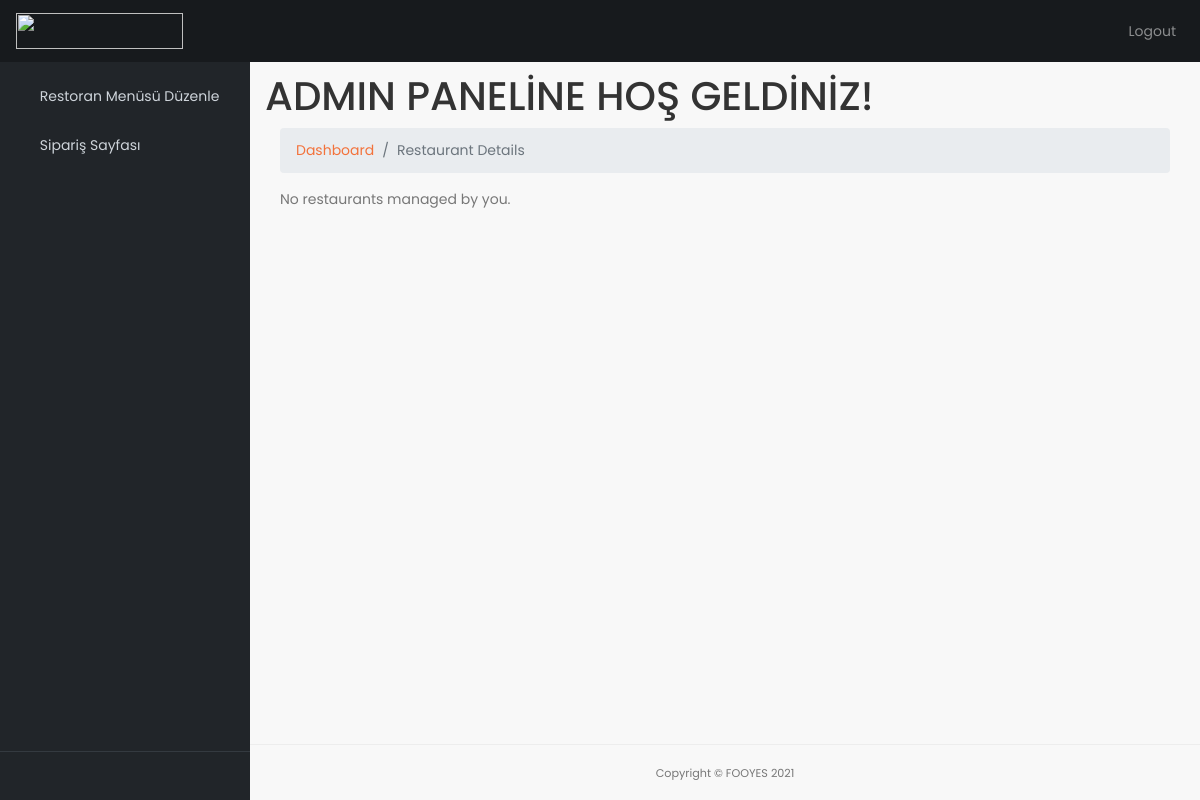
The app's page /adminmain/ (signed in), older data.
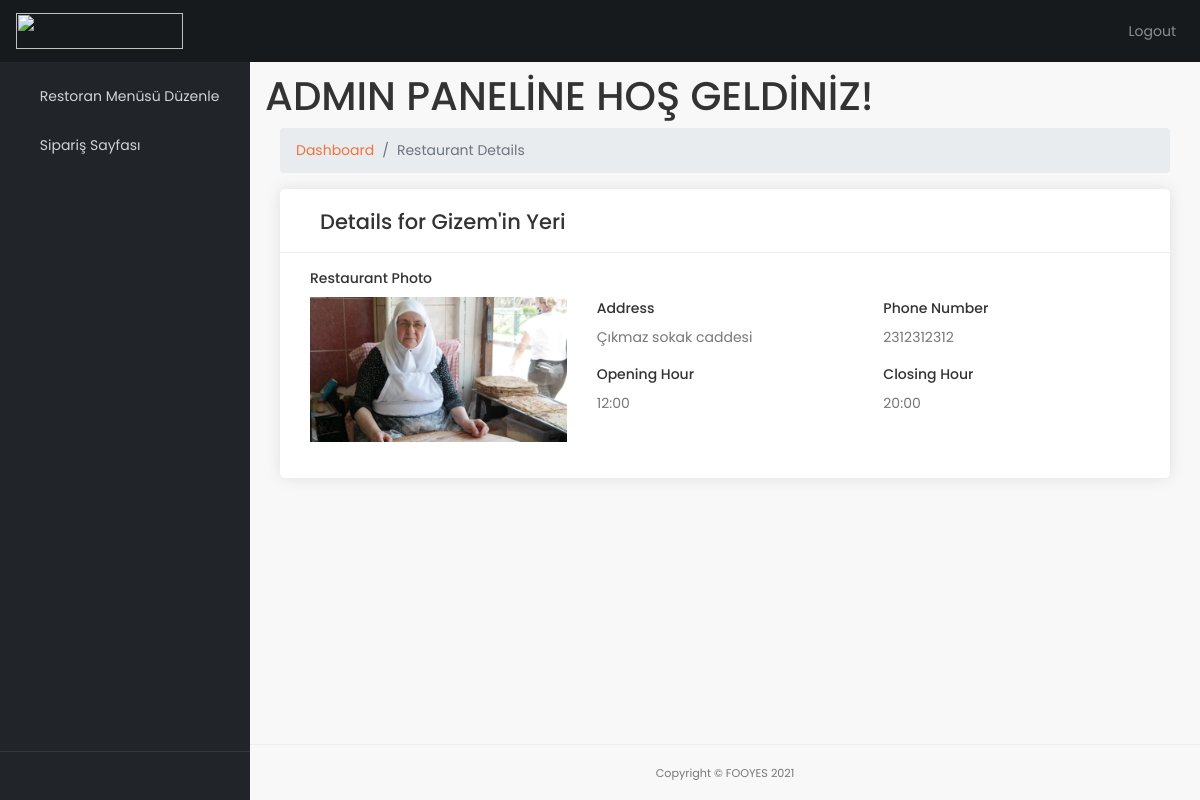
The same page, newer data.
### restaurants/models.py (models this page shows, shortened)
class Restaurant(models.Model):
    name = models.CharField(max_length=150)
    name_slug = AutoSlugField(populate_from='name', unique=True, editable=True, blank=True)
    category = models.ForeignKey(Restaurant_Category, on_delete=models.CASCADE, related_name='restaurants')
    score = models.DecimalField(max_digits=3, decimal_places=1, validators=[MinValueValidator(Decimal('0.1')), MaxValueValidator(Decimal('10.0'))])
    restaurant_image = models.ImageField(upload_to='restaurant/img')
    address = models.CharField(max_length=255)
    province = models.CharField(max_length=255)
    phone_number = models.CharField(max_length=10, validators=[RegexValidator(regex='^\d{10}$')])
    delivery_fee = models.DecimalField(max_digits=6, decimal_places=2, validators=[MinValueValidator(Decimal('0.01'))])
    payment_methods = models.CharField(max_length=255)
    opening_hour = models.TimeField()
    closing_hour = models.TimeField()
    minimum_order_amount = models.DecimalField(max_digits=6, decimal_places=2, validators=[MinValueValidator(Decimal('0.01'))])
    is_open = models.BooleanField(default=True)
    created_at = models.DateTimeField(auto_now_add=True)
    updated_at = models.DateTimeField(auto_now=True)
    manager = models.ForeignKey(settings.AUTH_USER_MODEL, on_delete=models.SET_NULL, related_name='managed_restaurants',null=True, blank=True,limit_choices_to={'is_staff': True} )
    class Meta:
        db_table = 'restaurant'
        verbose_name = 'Restaurant'
        verbose_name_plural = 'Restaurants'

### restaurants/views.py (the view)
# urls.py: path('adminmain/', views.adminmain, name='adminmain'),
@login_required(login_url='staff-login')
def adminmain(request):
    user = request.user
    if user.is_authenticated and user.is_staff:
        restaurants = Restaurant.objects.filter(manager=request.user)
    else:
        restaurants = Restaurant.objects.none()
        return HttpResponse('You are not authorized to view this page. if you are a staff member, please log in.')
    context = {'restaurants': restaurants}
    return render(request, 'adminmain.html', context)

### restaurants/templates/adminmain.html (shortened to what this page needs)
{% extends "adminbase.html" %}
{% load static %}
{% block content %}
<div class="content-wrapper">
    <div class="container-fluid">
        <h1>ADMIN PANELİNE HOŞ GELDİNİZ!</h1>
        <div class="container-fluid">
            <ol class="breadcrumb">
                <li class="breadcrumb-item">
                    <a href="#">Dashboard</a>
                </li>
                <li class="breadcrumb-item active">Restaurant Details</li>
            </ol>
            {% for restaurant in restaurants %}
                <div class="box_general padding_bottom">
                    <div class="header_box version_2">
                        <h2>Details for {{ restaurant.name }}</h2>
                    </div>
                    <div class="row">
                        <div class="col-md-4">
                            <div class="form-group">
                                <label>Restaurant Photo</label>
                                <img src="{{ restaurant.restaurant_image.url }}" alt="{{ restaurant.name }} Image" class="img-fluid">
                            </div>
                        </div>
                        <div class="col-md-8 add_top_30">
                            <div class="row">
                                <div class="col-md-6">
                                    <div class="form-group">
                                        <label>Address</label>
                                        <div class="info-box">{{ restaurant.address }}</div>
                                    </div>
                                </div>
                                <div class="col-md-6">
                                    <div class="form-group">
                                        <label>Phone Number</label>
                                        <div class="info-box">{{ restaurant.phone_number }}</div>
                                    </div>
                                </div>
                            </div>
                            <div class="row">
                                <div class="col-md-6">
                                    <div class="form-group">
                                        <label>Opening Hour</label>
                                        <div class="info-box">{{ restaurant.opening_hour }}</div>
                                    </div>
                                </div>
                                <div class="col-md-6">
                                    <div class="form-group">
                                        <label>Closing Hour</label>
                                        <div class="info-box">{{ restaurant.closing_hour }}</div>
                                    </div>
                                </div>
                            </div>
                        </div>
                    </div>
                </div>
            {% empty %}
                <p>No restaurants managed by you.</p>
            {% endfor %}
        </div>
    </div>
</div>
{% endblock %}

Row changes from the older to the newer data that the page shows:
now on this page (row edited): Restaurant: name "Gizem'in Yeri", restaurant_image (picture), address "Çıkmaz sokak caddesi", phone_number "2312312312", opening_hour "12:00", closing_hour "20:00"
Text that changed along with them:
text no longer shown: "No restaurants managed by you."
